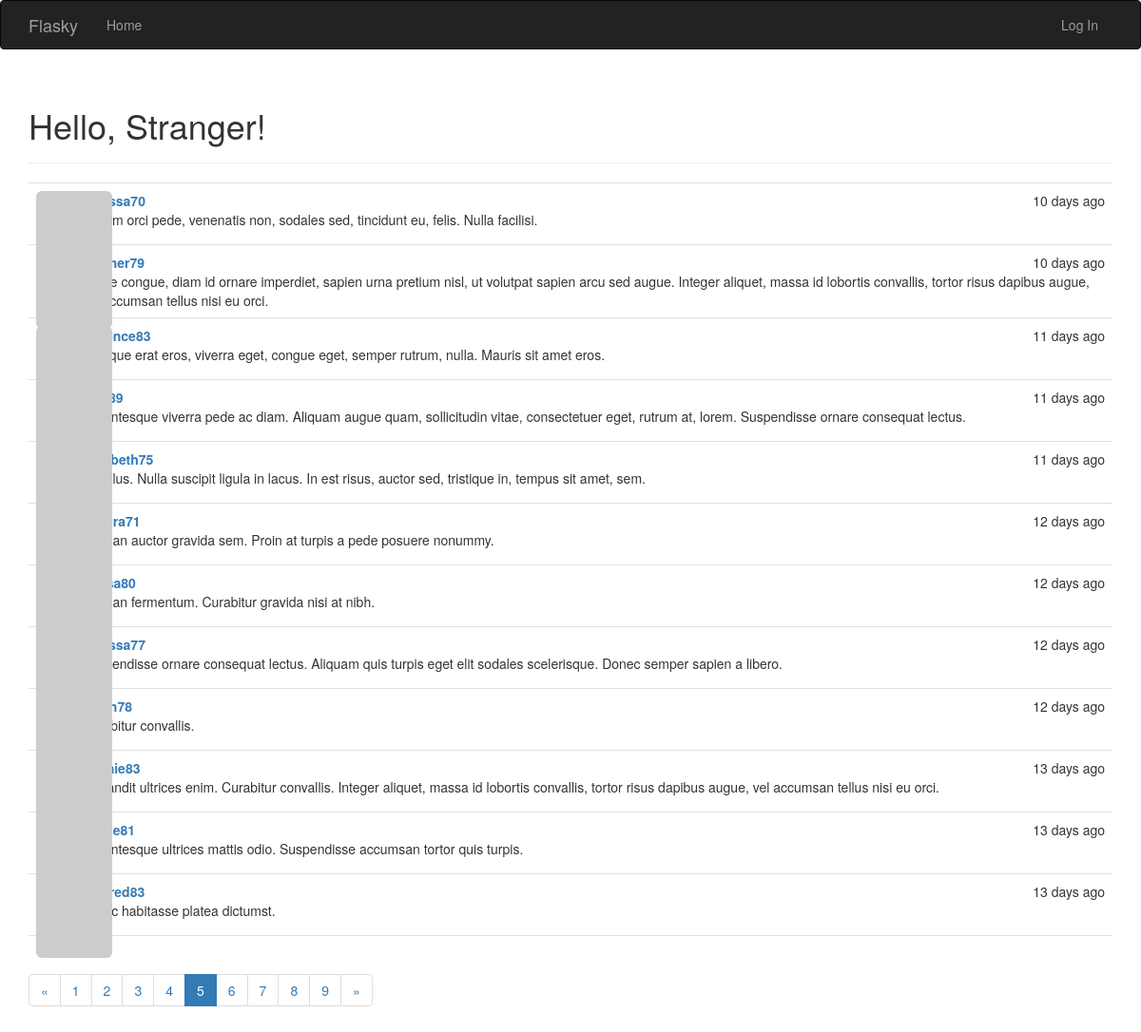
The app's page /?page=5 with its own data.
### app/models.py (models this page shows, shortened)
class Post(db.Model):
    __tablename__ = 'posts'
    id = db.Column(db.Integer, primary_key=True)
    body = db.Column(db.Text)
    timestamp = db.Column(db.DateTime, index=True, default=datetime.utcnow)
    author_id = db.Column(db.Integer, db.ForeignKey('users.id'))

class User(UserMixin, db.Model):
    __tablename__ = 'users'
    id = db.Column(db.Integer, primary_key=True)
    email = db.Column(db.String(64), unique=True, index=True)
    username = db.Column(db.String(64), unique=True, index=True)
    password_hash = db.Column(db.String(128))
    role_id = db.Column(db.Integer, db.ForeignKey('roles.id'))
    password_hash = db.Column(db.String(128))
    confirmed = db.Column(db.Boolean, default=False)
    name = db.Column(db.String(64))
    location = db.Column(db.String(64))
    about_me = db.Column(db.Text())
    member_since = db.Column(db.DateTime(), default=datetime.utcnow)
    last_seen = db.Column(db.DateTime(), default=datetime.utcnow)
    posts = db.relationship('Post', backref='author', lazy='dynamic')
    @property
    def password(self):
        raise AttributeError('password is not readable attribute')
    def gravatar(self, size=100, default='identicon', rating='g'):
        if request.is_secure:
            url = 'https://secure.gravatar.com/avatar'
        else:
            url = 'http://www.gravatar.com/avatar'
        hash = hashlib.md5(self.email.encode('utf-8')).hexdigest()
        return '{url}/{hash}?s={size}&d={default}&r={rating}'.format(
            url=url, hash=hash, size=size, default=default, rating=rating)

### app/main/views.py (the view)
@main.route('/', methods=['GET', 'POST'])
def index():
    form = PostForm()
    if current_user.can(Permission.WRITE_ARTICLES) and \
            form.validate_on_submit():
        post = Post(body=form.body.data,
                    author=current_user._get_current_object())
        db.session.add(post)
        return redirect(url_for('.index'))
    page = request.args.get('page', 1, type=int)
    pagination = Post.query.order_by(Post.timestamp.desc()).paginate(
      page, per_page=current_app.config['FLASKY_POSTS_PER_PAGE'],
      error_out=False)
    posts = pagination.items
    return render_template('index.html', form=form, posts=posts,
                           pagination=pagination)

### app/auth/views.py (called while the page is built)
@auth.before_app_request
def before_request():
    if current_user.is_authenticated:
        current_user.ping()
        if not current_user.confirmed \
        and request.endpoint[:5] != 'auth.':
            return redirect(url_for('auth.unconfirmed'))

### app/main/__init__.py (called while the page is built)
@main.app_context_processor
def inject_permissions():
    return dict(Permission=Permission)

### app/models.py (called while the page is built)
    def can(self, permissions):
        return False

### app/templates/index.html (shortened to what this page needs)
{% extends "base.html" %}
{% import "bootstrap/wtf.html" as wtf %}
{% import "_macros.html" as macros %}
{% block page_content %}
<div class="page-header">
    <h1>Hello, {% if current_user.is_authenticated %}{{ current_user.username }}{% else %}Stranger{% endif %}!</h1>
</div>
{% include '_posts.html' %}
{% if pagination %}
<div class="pagination">
    {{ macros.pagination_widget(pagination, '.index') }}
</div>
{% endif %}
{% endblock %}

### app/templates/_posts.html
<ul class="posts">
    {% for post in posts %}
    <li class="post">
        <div class="post-thumbnail">
            <a href="{{ url_for('.user', username=post.author.username) }}">
                <img class="img-rounded profile-thumbnail" src="{{ post.author.gravatar(size=40) }}">
            </a>
        </div>
        <div class="post-content">
            <div class="post-date">{{ moment(post.timestamp).fromNow() }}</div>
            <div class="post-author"><a href="{{ url_for('.user', username=post.author.username) }}">{{ post.author.username }}</a></div>
            <div class="post-body">{{ post.body }}</div>
        </div>
    </li>
    {% endfor %}
</ul>

### app/static/styles.css (style rules this page uses)
.profile-thumbnail { position: absolute; }
ul.posts { list-style-type: none; padding: 0px; margin: 16px 0px 0px 0px; border-top: 1px solid #e0e0e0; }
ul.posts li.post { padding: 8px; border-bottom: 1px solid #e0e0e0; }
div.post-date { float: right; }
div.post-author { font-weight: bold; }
div.post-thumbnail { position: absolute; }
div.post-content { margin-left: 48px; min-height: 48px; }

### records on screen
Post: timestamp "10 days ago", author.username "melissa70", body "Nullam orci pede, venenatis non, sodales sed, tincidunt eu, felis. Nulla facilisi."
Post: timestamp "10 days ago", author.username "heather79", body "Fusce congue, diam id ornare imperdiet, sapien urna pretium nisl, ut volutpat sapien arcu sed augue. Integer aliquet, massa id lobortis convallis, tortor risus dapibus augue, vel accumsan tellus nisi eu orci."
Post: timestamp "11 days ago", author.username "clarence83", body "Quisque erat eros, viverra eget, congue eget, semper rutrum, nulla. Mauris sit amet eros."
Post: timestamp "11 days ago", body "Pellentesque viverra pede ac diam. Aliquam augue quam, sollicitudin vitae, consectetuer eget, rutrum at, lorem. Suspendisse ornare consequat lectus."
Post: timestamp "11 days ago", author.username "elizabeth75", body "Ut tellus. Nulla suscipit ligula in lacus. In est risus, auctor sed, tristique in, tempus sit amet, sem."
Post: timestamp "12 days ago", body "Aenean auctor gravida sem. Proin at turpis a pede posuere nonummy."
Post: timestamp "12 days ago", body "Aenean fermentum. Curabitur gravida nisi at nibh."
Post: timestamp "12 days ago", author.username "melissa77", body "Suspendisse ornare consequat lectus. Aliquam quis turpis eget elit sodales scelerisque. Donec semper sapien a libero."
Post: timestamp "12 days ago", body "Curabitur convallis."
Post: timestamp "13 days ago", body "In blandit ultrices enim. Curabitur convallis. Integer aliquet, massa id lobortis convallis, tortor risus dapibus augue, vel accumsan tellus nisi eu orci."
Post: timestamp "13 days ago", body "Pellentesque ultrices mattis odio. Suspendisse accumsan tortor quis turpis."
Post: timestamp "13 days ago", author.username "mildred83", body "In hac habitasse platea dictumst."

### other values on screen
{{ p }} "1" "2" "3" "4" "6" "7" "8" "9"
{{ p }} "5"
